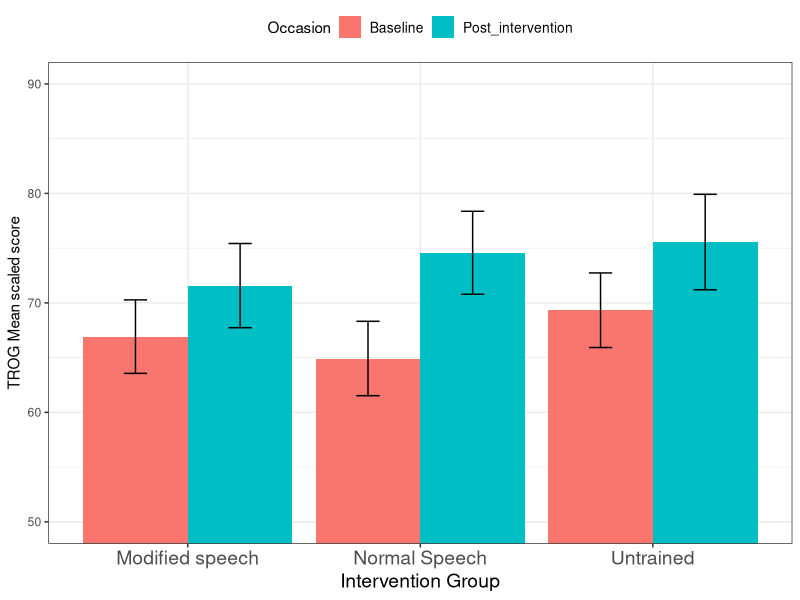
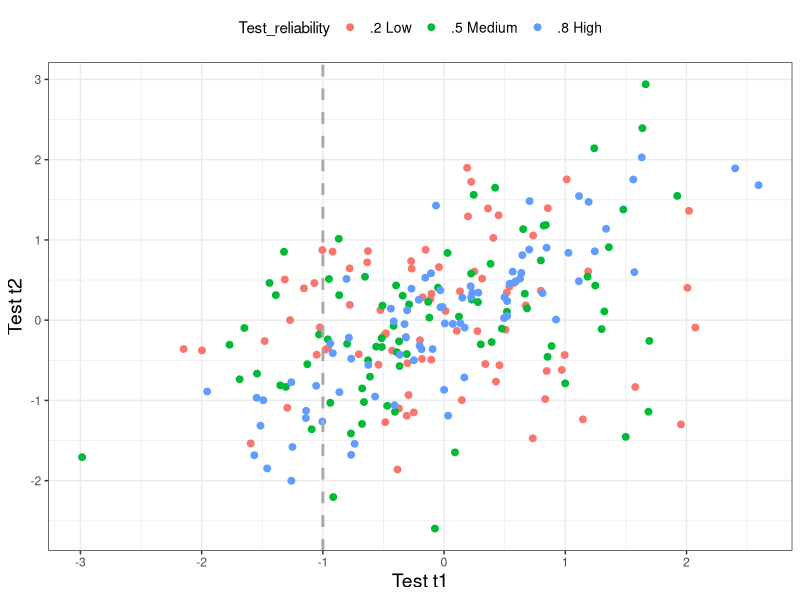

These figures' R source, in order:
## ---- chunk 1
#list_of_packages<-c("tidyverse","kableExtra","knitr")
#new.packages <- list_of_packages[!(list_of_packages %in% installed.packages()[,"Package"])]
#if(length(new.packages))install.packages(new.packages,dependencies = TRUE)

library(tidyverse)
library(kableExtra)
library(knitr)
## ---- chunk 2
require(reshape2)
# Data for means and SD from the article, time 1 and time 2 TROG
# First block, commented out, includes data from 'dropout' cases - originally plotted these as well
# time1<- c(64.92,11.77,66.92,11.63,69.33,10.22,55,0.001)
# time2 <- c(74.58,	13.13,	71.58,	13.32,	75.56,	13.08,	64.33,	8.08)
# group <- c('1. Speech','2. Modified speech','3. Untrained','Drop-out')
# myN <- c(12, 12,9, 3) #
time1<- c(64.92,11.77,66.92,11.63,69.33,10.22)
time2 <- c(74.58,	13.13,	71.58,	13.32,	75.56,	13.08)
Group <- c('Normal Speech','Modified speech','Untrained')
myN <- c(12, 12,9)
Baseline<-time1[c(1,3,5)]
Post_intervention<-time2[c(1,3,5)]
pretestSE<-time1[c(2,4,6)]/sqrt(myN)
posttestSE <- time2[c(2,4,6)]/sqrt(myN)


df1 <- data.frame(Baseline, Post_intervention,Group)
dfse <-data.frame(pretestSE,posttestSE,Group)
df2 <- melt(df1, id.vars='Group')
df2se <-melt(dfse,id.vars='Group')
df2<-cbind(df2,df2se$value)
colnames(df2)[2:4]<-c('Occasion','TROG_Mean_scaled_score','se')


p <- ggplot(df2, aes(x=Group, y=TROG_Mean_scaled_score, fill=Occasion)) +
    geom_bar(stat='identity', position='dodge')+
  geom_errorbar(aes(ymin=TROG_Mean_scaled_score-se, ymax=TROG_Mean_scaled_score+se), width=.2,position=position_dodge(.9))+ylab('TROG Mean scaled score') +xlab('Intervention Group')

p + coord_cartesian(ylim = c(50, 90)) +theme_bw()+ theme(axis.title.x = element_text(size=14), axis.text.x = element_text(size=14), legend.position = 'top',legend.text = element_text(size=10))

#Figure will need tidying up a bit! Would like bigger x axis label and underscores removed from y axis. 

## ---- chunk 3
set.seed(12)
makecordat <- function(myN,mycor) {
  #mycor correlation between time 1 and time 2. ie test-retest reliability
test_t1<-rnorm(n = myN, mean = 0, sd = 1) 
    
test_t2<-mycor*sd(test_t1)*test_t1+(sqrt(1-mycor^2))*sd(test_t1)*rnorm(length(test_t1))
thisdat <- data.frame(cbind(test_t1,test_t2))
return(thisdat)
}

myN <- 80
allcor <- c(.2,.5,.8)
reliabgroup <-c('.2 Low','.5 Medium','.8 High')
for (c in 1:length(allcor)){
  mycor <- allcor[c]
  mydat <- makecordat(myN,mycor)
  mydat$reliab <- mycor
  mydat$reliabgroup <-reliabgroup[c]
  if (c==1)
  {bigdat<-mydat}
  if (c>1)
  {bigdat<-rbind(bigdat,mydat)}
}
colnames(bigdat)<-c('T1_test','T2_test','reliability','Test_reliability')
bigdat$Test_reliability <- as.factor(bigdat$Test_reliability)
p <- ggplot(data=bigdat,aes(x=T1_test,y=T2_test))+geom_point(aes(colour=Test_reliability),size=2)+theme_bw()+theme(legend.position = "top")
p+  geom_vline(xintercept =(-1),linetype="dashed", color = "darkgrey", size=1)+ylab('Test t2')+xlab('Test t1')+ theme(axis.title.y = element_text(size=14), axis.title.x = element_text(size=14), legend.position = 'top',legend.text = element_text(size=10))

#removed regression line +geom_smooth(method='lm',formula=y~x,se=F)
lowscorers <- bigdat[bigdat$T1_test< (-1),]


mymeans<-aggregate(lowscorers[,1:2],list(lowscorers$Test_reliability),mean)
colnames(mymeans)[1]<- 'Test_reliability'
mymeans$Test_reliability <- reliabgroup
mymeans[,2:3]<-round(mymeans[,2:3],2)
